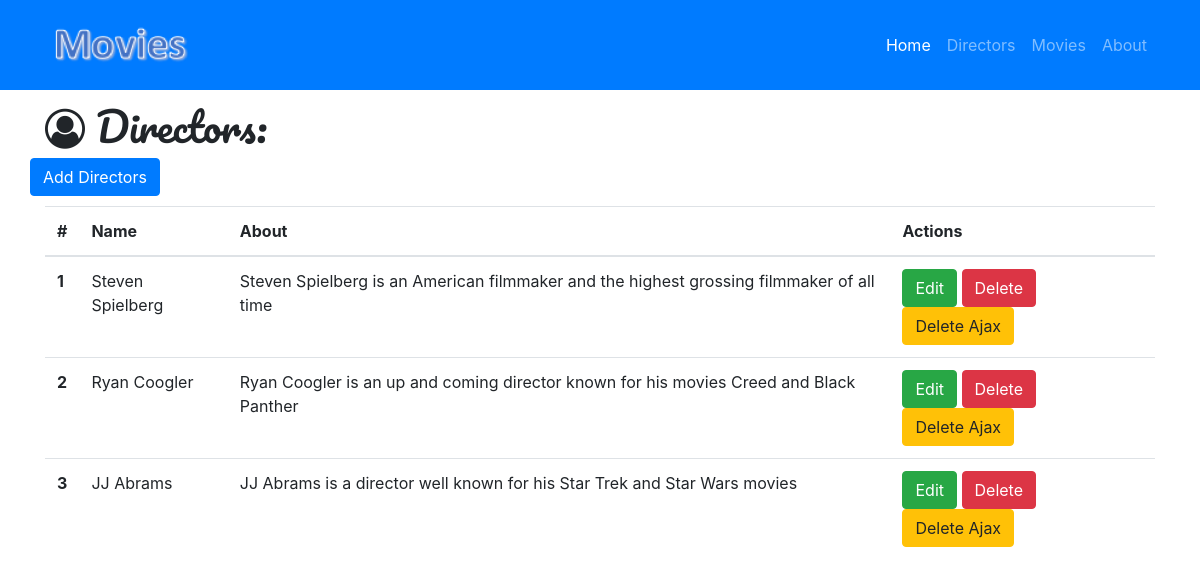
/directors, run on the app's committed database.
### movie.py (models this page shows)
class Director(db.Model):
    __tablename__ = 'directors'
    id = db.Column(db.Integer, primary_key=True)
    name = db.Column(db.String(64))
    about = db.Column(db.Text)
    movies = db.relationship('Movie', backref='director', cascade="delete")

### movie.py (the view)
@app.route('/directors')
def show_all_directors():
    directors = Director.query.all()
    return render_template('director-all.html', directors=directors)

### templates/director-all.html (shortened to what this page needs)
{% extends "home-movie.html"%}
{% block page_content%}
  <div class="container">
    <h1 class="mt-5"><i class="fa fa-user-circle-o" aria-hidden="true"></i> Directors:</h1>
    <div class="row bottom-margin">
      <a href="/director/add" class="btn btn-primary" role="button" aria-disabled="true">Add Directors</a>
    </div>
    {% if directors %}
      <table class="table">
        <thead>
          <tr>
            <th>#</th>
            <th>Name</th>
            <th>About</th>
            <th>Actions</th>
          </tr>
        </thead>
        <tbody>
          {% for director in directors %}
          <tr>
              <th scope="row">{{director.id}}</th>
              <td>{{director.name}}</td>
              <td>{{director.about}}</td>
              <td>
                <a href="/director/edit/{{director.id}}" class="btn btn-success" role="button">Edit</a>
                <a href="/director/delete/{{director.id}}" class="btn btn-danger" role="button">Delete</a>
                <button class="btn btn-warning delete_ajax_btn" role="button" data-artist-id="{{director.id}}">Delete Ajax</a>
              </td>
          </tr>
          {% endfor%}
        </tbody>
      </table>
    {% else %}
      <h3>there is no director in the database yet.</h3>
    {% endif %}
  </div>
{% endblock%}

### static/css/movie.css (style rules this page uses)
body { padding-top: 54px; }
.bottom-margin { margin-bottom: 10px; }
h1 { font-family: 'Pacifico', serif; }

### data on the page
Director: id "1", name "Steven Spielberg", about "Steven Spielberg is an American filmmaker and the highest grossing filmmaker of all time"
Director: id "2", name "Ryan Coogler", about "Ryan Coogler is an up and coming director known for his movies Creed and Black Panther"
Director: id "3", name "JJ Abrams", about "JJ Abrams is a director well known for his Star Trek and Star Wars movies"
